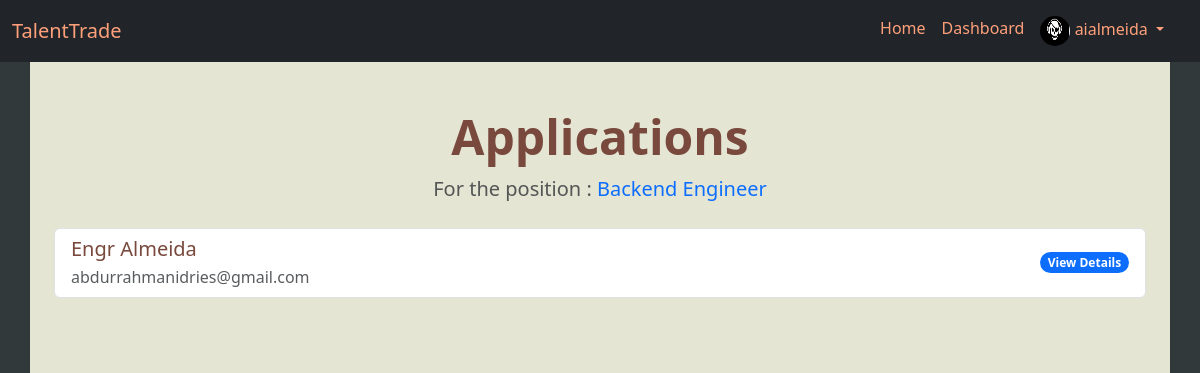
Screenshot of /job/applications/1 (signed in) with the database file from the repository.
### app/models/user.py (models this page shows, shortened)
class User(UserMixin, db.Model):
    __tablename__ = 'users'
    id: Mapped[int] = mapped_column(Integer, primary_key=True)
    username: Mapped[str] = mapped_column(String(80), unique=True, nullable=False)
    email: Mapped[str] = mapped_column(String(120), unique=True, nullable=False)
    password_hash: Mapped[str] = mapped_column(String(128), nullable=False)
    full_name: Mapped[str] = mapped_column(String(120))
    role: Mapped[str] = mapped_column(String(50))  # 'freelancer', 'client', 'admin'
    bio: Mapped[str] = mapped_column(Text)
    profile_picture: Mapped[str] = mapped_column(String(200), default='default.png')
    created_at: Mapped[datetime] = mapped_column(DateTime, default=datetime.now())
    updated_at: Mapped[datetime] = mapped_column(DateTime, default=datetime.now(), onupdate=datetime.now())
    posted_jobs = relationship('Job', foreign_keys='Job.client_id', back_populates='client')
    freelancer_jobs = relationship('Job', foreign_keys='Job.freelancer_id', back_populates='freelancer')
    reviews_given = relationship('Review', foreign_keys='Review.client_id', back_populates='client')
    reviews_received = relationship('Review', foreign_keys='Review.freelancer_id', back_populates='freelancer')
    payments_made = relationship('Payment', foreign_keys='Payment.client_id', back_populates='client')
    payments_received = relationship('Payment', foreign_keys='Payment.freelancer_id', back_populates='freelancer')
    applications = relationship('Application', foreign_keys='Application.freelancer_id', back_populates='freelancer')
    messages_sent = relationship('Message', foreign_keys='Message.sender_id', back_populates='sender')
    messages_received = relationship('Message', foreign_keys='Message.recipient_id', back_populates='recipient')

### app/models/job.py (models this page shows, shortened)
class Job(db.Model):
    __tablename__ = 'jobs'
    id: Mapped[int] = mapped_column(Integer, primary_key=True)
    title: Mapped[str] = mapped_column(String(150), nullable=False)
    description: Mapped[int] = mapped_column(Text, nullable=False)
    budget: Mapped[int] = mapped_column(Float, nullable=False)
    status: Mapped[int] = mapped_column(String(50), nullable=False, default='open')
    client_id: Mapped[int] = mapped_column(Integer, ForeignKey('users.id'), nullable=False)
    freelancer_id: Mapped[int] = mapped_column(Integer, ForeignKey('users.id'), nullable=True)
    created_at: Mapped[int] = mapped_column(DateTime, default=datetime.now)
    updated_at: Mapped[int] = mapped_column(DateTime, default=datetime.now, onupdate=datetime.now)
    client = relationship('User', foreign_keys=[client_id], back_populates='posted_jobs')
    freelancer = relationship('User', foreign_keys=[freelancer_id], back_populates='freelancer_jobs')
    applications = relationship('Application', foreign_keys='Application.job_id', back_populates='job')
    payment = relationship('Payment', foreign_keys='Payment.job_id', uselist=False, back_populates='job')
    review = relationship('Review', foreign_keys='Review.job_id', uselist=False, back_populates='job')

### app/models/application.py (models this page shows, shortened)
class Application(db.Model):
    __tablename__ = 'applications'
    id: Mapped[int] = mapped_column(Integer, primary_key=True)
    freelancer_id: Mapped[int] = mapped_column(Integer, ForeignKey('users.id'), nullable=True)
    job_id: Mapped[int] = mapped_column(Integer, ForeignKey('jobs.id'), nullable=False)
    cover_letter: Mapped[str] = mapped_column(Text)
    expected_rate: Mapped[float] = mapped_column(Numeric(precision=10, scale=2), nullable=False)
    status: Mapped[str] = mapped_column(String, nullable=False, default=ApplicationStatusEnum.PENDING)
    applied_at: Mapped[datetime] = mapped_column(DateTime, default=datetime.now)
    freelancer = relationship('User', foreign_keys=[freelancer_id], back_populates='applications')
    job = relationship('Job', foreign_keys=[job_id], back_populates='applications')
    __table_args__ = (
        db.UniqueConstraint('job_id', 'freelancer_id', name='unique_application'),
    )

### app/routes/job.py (the view)
@job_bp.route('/applications/<int:job_id>', methods=['GET'])
@login_required
def view_applications(job_id):
    job = Job.query.get_or_404(job_id)
    if not job.client_id == current_user.id:
        flash('Unauthorized access!', 'danger')
        return redirect(url_for('job.job_detail', job_id=job_id))
    applications = Application.query.filter_by(job_id=job_id).all()
    return render_template('application/shortlisted_applications.html', applications=applications, job=job)

### app/templates/application/shortlisted_applications.html
{% extends "base.html" %}
{% block content %}
<div class="container py-5">
    <div class="text-center mb-4">
        <h1 class="display-5 fw-bold">Applications</h1>
        <p class="lead text-muted">For the position : <span class="text-primary">{{ job.title }}</span></p>
    </div>
    {% if applications %}
        <div class="list-group">
            {% for application in applications %}
                <a href="{{ url_for('application.application_detail', application_id=application.id) }}" class="list-group-item list-group-item-action d-flex justify-content-between align-items-center">
                    <div>
                        <h5 class="mb-1">{{ application.freelancer.full_name }}</h5>
                        <p class="mb-0 text-muted">{{ application.freelancer.email }}</p>
                    </div>
                    <span class="badge bg-primary rounded-pill">View Details</span>
                </a>
            {% endfor %}
        </div>
    {% else %}
        <div class="alert alert-warning text-center" role="alert">
            No applications have been shortlisted yet.
        </div>
    {% endif %}
</div>
{% endblock %}

### app/templates/base.html (shortened to what this page needs)
<!DOCTYPE html>
<html lang="en">
<head>
    <link href="https://cdn.jsdelivr.net/npm/bootstrap@5.3.3/dist/css/bootstrap.min.css" rel="stylesheet">
    <link rel="stylesheet" href="{{ url_for('static', filename='css/main.css') }}">
</head>
<body>
    <header>
        <nav class="navbar navbar-expand-lg navbar-dark bg-dark fixed-top">
            <div class="container-fluid">
                <a class="navbar-brand" href="{{ url_for('main.landing') }}">TalentTrade</a>
                <div class="collapse navbar-collapse" id="navbarNav">
                    <ul class="navbar-nav ms-auto">
                        <li class="nav-item">
                            <a class="nav-link" href="{{ url_for('main.landing') }}">Home</a>
                        </li>
                        {% if current_user.is_authenticated %}
                            <li class="nav-item">
                                <a class="nav-link" href="{{ url_for('main.dashboard') }}">Dashboard</a>
                            </li>
                            <li class="nav-item dropdown">
                                <a class="nav-link dropdown-toggle" href="#" id="profileDropdown" role="button" data-bs-toggle="dropdown" aria-expanded="false">
                                    <img src="{{ url_for('static', filename='images/profile_pics/' + current_user.profile_picture) }}" alt="Profile Picture" class="rounded-circle" width="30" height="30">
                                    {{ current_user.username }}
                                </a>
                            </li>
                            <li class="nav-item">
                              <a class="nav-link position-relative" href="{{ url_for('message.inbox') }}">
                                  {% set unread_message_count = unread_message_count or 0 %}
                              </a>
                          </li>
                        {% endif %}
                    </ul>
                </div>
            </div>
        </nav>
    </header>
    <main class="container vh-100 shadow-sm" style="margin-top: 60px; margin-bottom: 10px;">
        {% block content %}{% endblock %}
    </main>
</body>
</html>

### app/static/css/main.css (style rules this page uses)
body { background-color: #31393a; color: #2B1F1F; }
.container { background-color: #E5E5D4; }
.navbar { background-color: #78493C; }
.navbar .navbar-brand, .navbar-nav .nav-link { color: #FFA07A; }
a { color: #78493C; }
h1, h2, h3, h4, h5, h6 { color: #78493C; }

### rows the page displays
User: profile_picture (picture), username "aialmeida"
Job: title "Backend Engineer"
Application: freelancer.full_name "Engr Almeida", freelancer.email "abdurrahmanidries@gmail.com"
